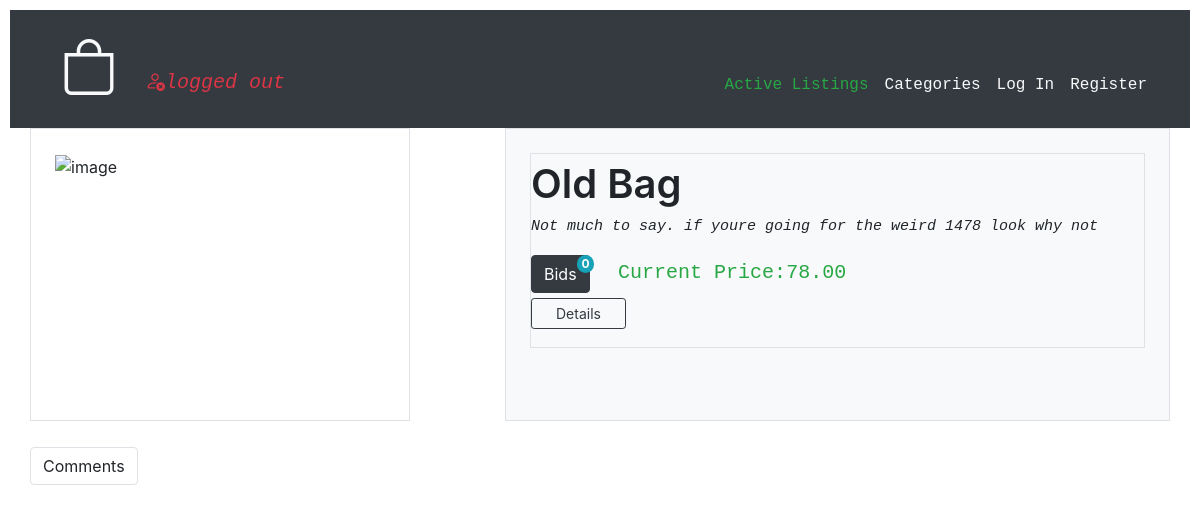
/listing/15, run on an earlier commit of the app's database.
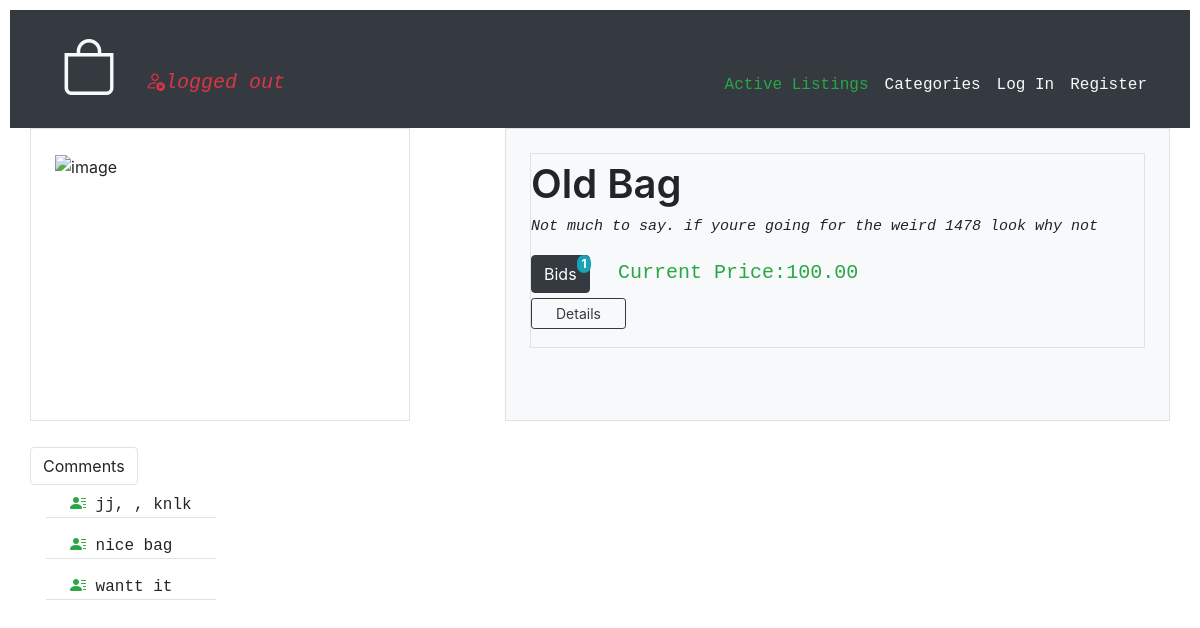
And on a later commit of the database.
### auctions/models.py (models this page shows, shortened)
class Listing(models.Model):
    title = models.CharField(max_length=64)
    description = models.CharField(max_length=200)
    price =models.FloatField()
    active = models.BooleanField(default=True)
    bid_number = models.IntegerField(default=0)
    user = models.ForeignKey(User,on_delete=models.CASCADE,related_name="listings")
    ListingImageUrl = models.CharField(max_length=200,blank=True)
    created = models.DateField(default=timezone.now)

class Comment(models.Model):
    comments = models.CharField(max_length=200)
    listing = models.ForeignKey(Listing,on_delete=models.CASCADE,related_name="comments")
    def __str__(self):
        return f"{self.comments}"

### auctions/views.py (the view, shortened to what this page needs)
# urls.py: path("listing/<int:id>",views.listing_info,name="ListingInfo"),
def listing_info(request,id):
    listing = Listing.objects.filter(pk=id)
    if not listing:
        return HttpResponseRedirect(reverse("index"))
    listing = listing[0]
    category_name  = Category.objects.filter(listing=listing)
    if category_name:
        category_name = category_name[0]
    comments = Comment.objects.filter(listing=listing).order_by("comments")
    if request.user.is_authenticated:
         watchlist = Watchlist.objects.filter(user=request.user)
    if not request.user.is_authenticated:
        return render(request,"auctions/listing.html",{
        "listing":listing,
        "category":category_name,
        "comments":comments,
    })

### auctions/templates/auctions/listing.html (shortened to what this page needs)
{% extends 'auctions/layout.html' %}
{% block body %}
    <div class="container overflow-hidden">
        <div class="row justify-content-between">
            <div class="col-md-4 border p-4">
                <div>
                    <img src="{{listing.ListingImageUrl}}"  height="300" width="300" alt= "image">
                </div>
            </div>
            <div class="col-md-7 border bg-light p-4">
                <div class="border bg-light listing_item mb-5 ">
                    <p class="listing-title ">{{listing.title}}</p>
                    <p class="text-break description fw-light"><i>{{listing.description}}</i></p>
                    <div class="text-success">
                        <button type="button" class="btn btn-dark  position-relative">
                            Bids
                            <span class="position-absolute top-0 start-100 translate-middle badge rounded-pill bg-info">
                                {{listing.bid_number}}
                            </span>
                         </button>
                        <span class="mx-4 listing-price" >Current Price:{{listing.price}}0</span>
                    </div>
                    <div class="accordian" id="Details">
                        <div class="accordion-item">
                            <h2 class="" id="headingOne">
                              <button class="btn btn-sm  px-4 btn-outline-dark" type="button" data-bs-toggle="collapse" data-bs-target="#detail" aria-expanded="true" aria-controls="collapseOne">
                               Details</i>
                            </h2>
                    </div>
                </div>
            </div>
        </div>
        <div class="accordian mt-4" id="Comments">
            <div class="accordion-item">
                <h2 class="" id="headingOne">
                  <button class="btn btn-l border" type="button" data-bs-toggle="collapse" data-bs-target="#comment" aria-expanded="true" aria-controls="collapseOne">
                   Comments
                </h2>
                <div id="comment" class="accordion-collapse collapse show " aria-labelledby="headingOne" data-bs-parent="#Comments">
                  <div class="accordion-body">
                    {% for comment in comments %}
                     <p class="comments mx-3  mb-3  border-bottom  px-4"><i class="bi bi-person-lines-fill text-success"></i>  {{comment}}</p>
                    {% endfor %}
                  </div>
              </div>
        </div>
    </div>
{% endblock body %}

### auctions/templates/auctions/layout.html (shortened to what this page needs)
{% load static %}
<!DOCTYPE html>
<html lang="en">
    <head>
        {% load static %}
        <link rel="stylesheet" href="https://stackpath.bootstrapcdn.com/bootstrap/4.4.1/css/bootstrap.min.css">
        <link href="{% static 'auctions/styles.css'%}" rel="stylesheet">
        <link rel="stylesheet" href="https://cdn.jsdelivr.net/npm/bootstrap-icons@1.8.3/font/bootstrap-icons.css">
    </head>
    <body >
        <nav class="navbar sticky-top navbar-expand-lg bg-dark pb-3 navbar-light">
            <div class="container-md  mt-3">
                <a href="/" class="navbar-brand \">
                    <span class="p-3 display-4 text-light"><i class="bi bi-bag"></i></span>
                    <span class="fw-bold  align-center ">
                    {% if user.is_authenticated %}
                        <i class="bi bi-person-check text-success display-5">{{ user.username }}</i>
                    {% else %}
                        <i class="bi bi-person-x text-danger d">logged out</i>
                    {% endif %}
                    </span>
                </a>
                <div class="collapse navbar-collapse justify-content-end align-center" id="main-nav">
                    <ul class="navbar-nav  mt-4">
                        <li class="nav-item">
                            <a class="nav-link text-success" href="{% url 'index' %}">
                                Active Listings
                            </a>
                        </li>
                        <li class="nav-item">
                            <a class="nav-link text-light"  href="{% url 'categories' %}">Categories</a>
                        </li>
                      {%if user.is_authenticated%}
                        <li class="nav-item ">
                            <a class="nav-link text-light" href="{% url 'create' %}">Create Listing</a>
                        </li>
                        <li class="nav-item">
                            <a class="nav-link text-light"  href="{% url 'watchlist' %}">
                                Watchlist<span class="badge bg-info">{% block watchlist %}{% endblock watchlist %}</span>
                            </a>
                        </li>
                        <li class="nav-item">
                            <a class="nav-link text-danger"  href="{% url 'logout' %}">Log Out</a>
                        </li>
                      {%else%}
                        <li class="nav-item">
                            <a class="nav-link text-light" href="{% url 'login' %}">Log In</a>
                        </li>
                        <li class="nav-item">
                            <a class="nav-link text-light" href="{% url 'register' %}">Register</a>
                        </li>
                      {%endif%}
                    </ul>
                </div>
            </div>
        </nav>
        {% block body %}
        {% endblock %}
    </body>
</html>

### auctions/static/auctions/styles.css (style rules this page uses)
body { padding: 10px; }
nav { font-family: monospace; }
.description { font-weight:300; font-family:monospace; font-size:15px ; }
.listing-price { font-size: 20px; font-family:monospace; }
.listing-title { font-weight:600; font-size: 40px; margin-bottom: 2px; }
.listing_item { color: inherit; display: block; }
.comments { font-family: monospace; margin-bottom: 2px; }

What changed in the data, as far as the page shows it:
changed Listing "Old Bag": bid_number "0" → "1"; price "78.0" → "100.0"
added Comment: comments "jj, , knlk"
added Comment: comments "nice bag"
added Comment: comments "wantt it"
